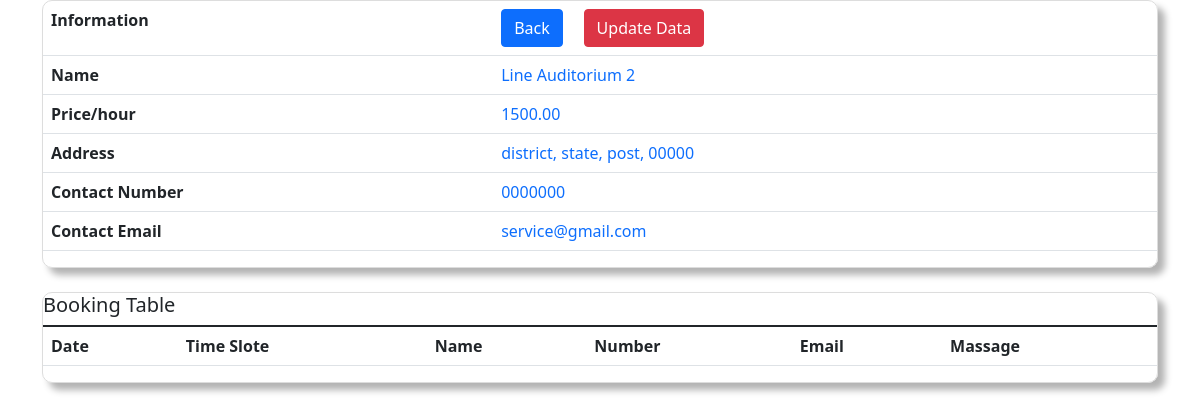
/serviceprovider/auditorium-dashboard/service@gmail.com/3 (signed in), run on an earlier commit of the app's database.
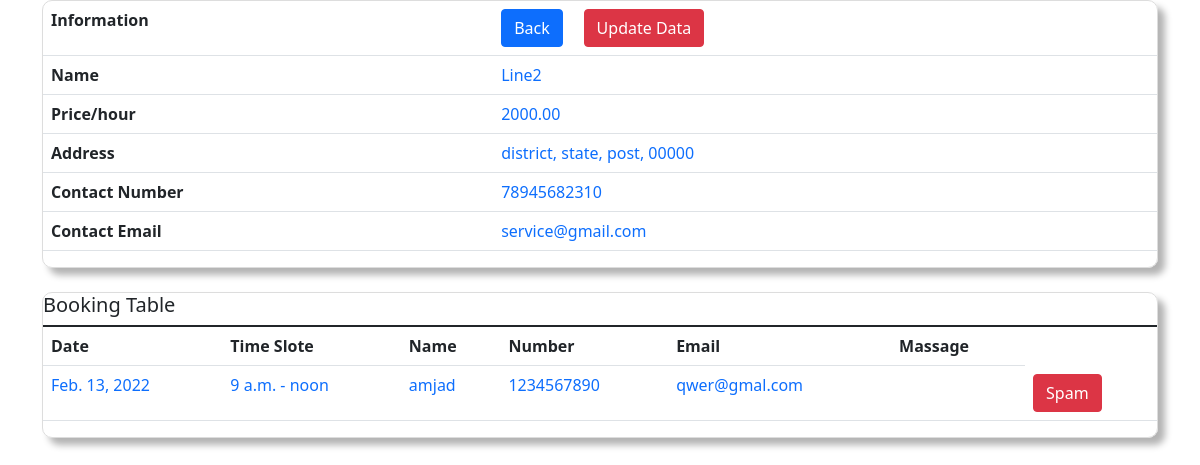
And on a later commit of the database.
### serviceprovider/models.py (models this page shows, shortened)
class Auditorium(models.Model):
    user = models.ForeignKey(User, on_delete=models.CASCADE)
    name = models.CharField(max_length=30)
    catelog = models.ImageField(upload_to=get_catelog_upload_to)
    about = models.TextField(max_length=300)
    number = models.CharField(max_length=15)
    email = models.EmailField(null=True, blank=True)
    price = models.DecimalField(max_digits=10, decimal_places=2)
    street = models.CharField(max_length=20)
    district = models.CharField(max_length=20)
    state = models.CharField(max_length=20)
    pin = models.CharField(max_length=10)
    post = models.CharField(max_length=20)

class Book(models.Model):
    auditorium = models.ForeignKey(Auditorium, on_delete=models.CASCADE)
    user = models.ForeignKey(User, on_delete=models.CASCADE)
    book_name = models.CharField(max_length=30)
    book_number = models.CharField(max_length=15)
    book_email = models.EmailField()
    date = models.DateField()
    from_time = models.TimeField()
    to_time = models.TimeField()
    message = models.TextField(max_length=200)
    connected = models.BooleanField(default=False)

### serviceprovider/views.py (the view)
# urls.py: path('auditorium-dashboard/<str:user>/<int:id>', auditorium_dashboard, name='auditorium-dashboard'),
@login_required
def auditorium_dashboard(request, user, id):
    auditorium = Auditorium.objects.get(id=id)
    books = Book.objects.filter(auditorium=auditorium)
    context = {'auditorium':auditorium, 'books':books}
    return render(request, 'auditorium_dashboard.html', context=context)

### serviceprovider/templates/auditorium_dashboard.html (shortened to what the changed rows need)
<html>
    <head>
       <link href="https://cdn.jsdelivr.net/npm/bootstrap@5.1.3/dist/css/bootstrap.min.css" rel="stylesheet">
    </head>
    <body>
        <div class="container bootstrap snippets bootdey">
            <div class="panel-body inf-content">
                <div class="row">
                        <div class="table-responsive">
                            <table class="table table-user-information">
                                <tbody>
                                    <tr>
                                        <td>
                                            <strong>
                                            </strong>
                                        </td>
                                        <td class="text-primary">
                                            {{auditorium.name}}
                                        </td>
                                    </tr>
                                    <tr>
                                        <td>
                                            <strong>
                                            </strong>
                                        </td>
                                        <td class="text-primary">
                                            {{ auditorium.price }}
                                        </td>
                                    </tr>
                                    <tr>
                                        <td>
                                            <strong>
                                            </strong>
                                        </td>
                                        <td class="text-primary">
                                            {{auditorium.district}}, {{auditorium.state}}, {{auditorium.post}}, {{auditorium.pin}}
                                        </td>
                                    </tr>
                                    <tr>
                                        <td>
                                            <strong>
                                            </strong>
                                        </td>
                                        <td class="text-primary">
                                            {{auditorium.number}}
                                        </td>
                                    </tr>
                                    <tr>
                                        <td>
                                            <strong>
                                            </strong>
                                        </td>
                                        <td class="text-primary">
                                            {{auditorium.email}}
                                        </td>
                                    </tr>
                                </tbody>
                            </table>
                        </div>
                    </div>
                </div>
            </div>
        <br>
        <div class="container bootstrap snippets bootdey">
            <div class="panel-body inf-content">
                <div class="row">
                        <div class="table-responsive">
                            <table class="table table-user-information">
                                <thead>
                                    <h5>
                                        Booking Table
                                    </h5>
                                </thead>
                                <tbody>
                                    {% for book in books %}
                                    <tr>
                                        <td>
                                            <span class="glyphicon glyphicon-asterisk text-primary">{{book.date}}</span>
                                        </td>
                                        <td>
                                            <span class="glyphicon glyphicon-asterisk text-primary">{{book.from_time}} - {{book.to_time}}</span>
                                        </td>
                                        <td>
                                            <span class="glyphicon glyphicon-asterisk text-primary">{{book.book_name}}</span>
                                        </td>
                                        <td>
                                            <span class="glyphicon glyphicon-asterisk text-primary">{{book.book_number}}</span>
                                        </td>
                                        <td>
                                            <span class="glyphicon glyphicon-asterisk text-primary">{{book.book_email}}</span>
                                        </td>
                                        <td>
                                        </td>
                                        <td>
                                            {% if book.connected == False %}
                                            <a class="btn btn-primary" href="{% url 'home:connected' book.id %}">Connected</a>
                                            {% elif book.connected == True %}
                                            <a class="btn btn-danger" href="{% url 'home:remove' book.id %}">Spam</a>
                                            {% elif date >= book.date%}
                                            <a class="btn btn-primary" href="{% url 'home:remove' book.id %}">Clear</a>
                                            {% endif %}
                                        </td>
                                    </tr>
                                    {%endfor%}
                                </tbody>
                            </table>
                        </div>
                    </div>
                </div>
            </div>
    </body>
</html>

What changed in the data, as far as the page shows it:
changed Auditorium "district": name "Line Auditorium 2" → "Line2"; price "1500.00" → "2000.00"; number "0000000" → "78945682310"
added Book: date "Feb. 13, 2022", from_time "9 a.m.", to_time "noon", book_name "amjad", book_number "1234567890", book_email "qwer@gmal.com", connected "Spam"
